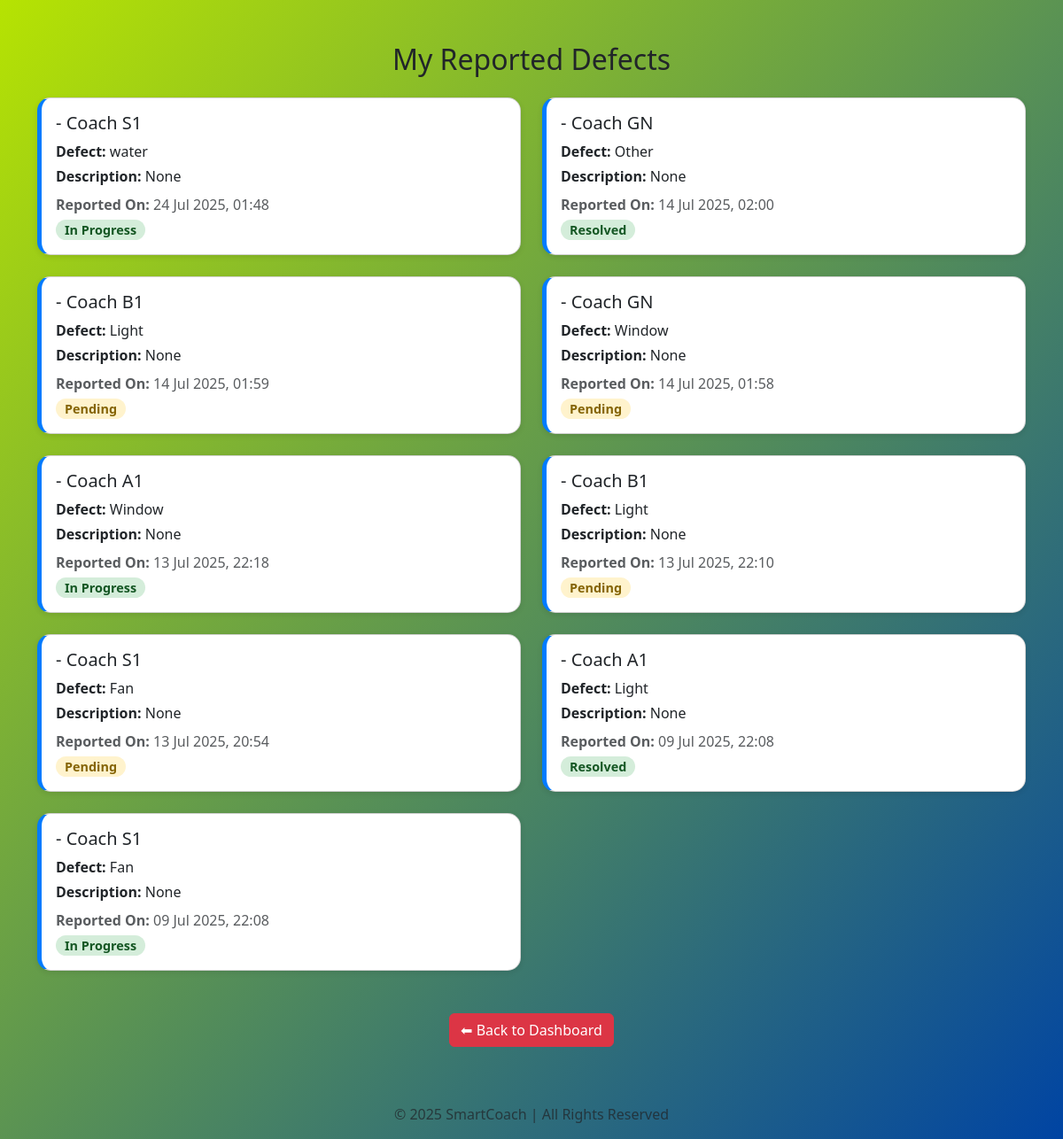
/my-defects/ (signed in), run on the app's committed database.
### core/models.py (models this page shows, shortened)
class Defect(models.Model):
    DEFECT_CHOICES = [
        ('Light', 'Light Not Working'),
        ('Fan', 'Fan Not Working'),
        ('Window', 'Broken Window'),
        ('Seat', 'Seat Damaged'),
        ('Other', 'Other'),
    ]
    coach = models.ForeignKey(Coach, on_delete=models.CASCADE)
    defect_type = models.CharField(max_length=100, choices=DEFECT_CHOICES)
    custom_defect_text = models.TextField(blank=True, null=True)
    title = models.CharField(max_length=200, blank=True, null=True)
    description = models.TextField(blank=True, null=True)
    image = models.ImageField(upload_to='defect_images/', blank=True, null=True)
    reported_by = models.ForeignKey(User, on_delete=models.CASCADE)
    date_reported = models.DateTimeField(auto_now_add=True)
    status = models.CharField(default='Pending', max_length=100)

class Coach(models.Model):
    COACH_TYPES = [
        ('SL', 'Sleeper'),
        ('3A', 'AC 3-Tier'),
        ('2A', 'AC 2-Tier'),
        ('1A', 'AC First Class'),
        ('GEN', 'General'),
        ('CC', 'Chair Car'),
        ('EC', 'Executive Chair Car'),
    ]
    coach_number = models.CharField(max_length=10)
    coach_type = models.CharField(max_length=10, choices=COACH_TYPES, default='SL')
    train = models.ForeignKey(Train, on_delete=models.CASCADE, related_name='coaches')

### core/views.py (the view)
# urls.py: path('my-defects/', views.my_defects, name='my_defects'),
@login_required
def my_defects(request):
    defects = Defect.objects.filter(reported_by=request.user).order_by('-date_reported')
    return render(request, 'core/my_defects.html', {'defects': defects})

### core/templates/core/my_defects.html (shortened to what this page needs)
{% load static %}
<!DOCTYPE html>
<html lang="en">
<head>
  <link href="https://cdn.jsdelivr.net/npm/bootstrap@5.3.0/dist/css/bootstrap.min.css" rel="stylesheet">
</head>
<body>
  <div class="container py-5">
    <h2 class="mb-4 text-center">My Reported Defects</h2>
    {% if defects %}
      <div class="row">
        {% for defect in defects %}
          <div class="col-md-6 mb-4">
            <div class="card card-custom">
              <div class="card-body">
                <h5 class="card-title">{{ defect.train.train_number }} - Coach {{ defect.coach.coach_number }}</h5>
                <p class="mb-1"><strong>Defect:</strong> {{ defect.defect_type }}</p>
                <p class="mb-2"><strong>Description:</strong> {{ defect.description }}</p>
                <p class="mb-1 text-muted"><strong>Reported On:</strong> {{ defect.date_reported|date:"d M Y, H:i" }}</p>
                <span class="status-pill {% if defect.status == 'Pending' %}status-pending{% else %}status-resolved{% endif %}">
                  {{ defect.status }}
                </span>
              </div>
            </div>
          </div>
        {% endfor %}
      </div>
    {% else %}
      <div class="alert alert-info text-center">
        No defects submitted yet.
      </div>
    {% endif %}
    <div class="text-center mt-4">
      <a href="{% url 'passenger_dashboard' %}" class="btn btn-danger">⬅ Back to Dashboard</a>
    </div>
  </div>
  <footer class="text-center text-muted py-3">
    &copy; 2025 SmartCoach | All Rights Reserved
  </footer>
</body>
</html>

### core/templates/core/my_defects.html (style rules this page uses)
body { background: linear-gradient(to bottom right, #b6e302ff, #0044a3ff); font-family: 'Segoe UI', sans-serif; }
.card-custom { border-left: 5px solid #007bff; box-shadow: 0 2px 6px rgba(0,0,0,0.1); border-radius: 15px; }
.status-pill { padding: 2px 10px; border-radius: 50px; font-size: 0.9rem; font-weight: 600; }
.status-pending { background-color: #fff3cd; color: #856404; }
.status-resolved { background-color: #d4edda; color: #155724; }

### data on the page
Defect: coach.coach_number "S1", defect_type "water", description "None", date_reported "24 Jul 2025, 01:48", status "In Progress"
Defect: coach.coach_number "GN", defect_type "Other", description "None", date_reported "14 Jul 2025, 02:00", status "Resolved"
Defect: coach.coach_number "B1", defect_type "Light", description "None", date_reported "14 Jul 2025, 01:59", status "Pending"
Defect: coach.coach_number "GN", defect_type "Window", description "None", date_reported "14 Jul 2025, 01:58", status "Pending"
Defect: coach.coach_number "A1", defect_type "Window", description "None", date_reported "13 Jul 2025, 22:18", status "In Progress"
Defect: coach.coach_number "B1", defect_type "Light", description "None", date_reported "13 Jul 2025, 22:10", status "Pending"
Defect: coach.coach_number "S1", defect_type "Fan", description "None", date_reported "13 Jul 2025, 20:54", status "Pending"
Defect: coach.coach_number "A1", defect_type "Light", description "None", date_reported "09 Jul 2025, 22:08", status "Resolved"
Defect: coach.coach_number "S1", defect_type "Fan", description "None", date_reported "09 Jul 2025, 22:08", status "In Progress"
